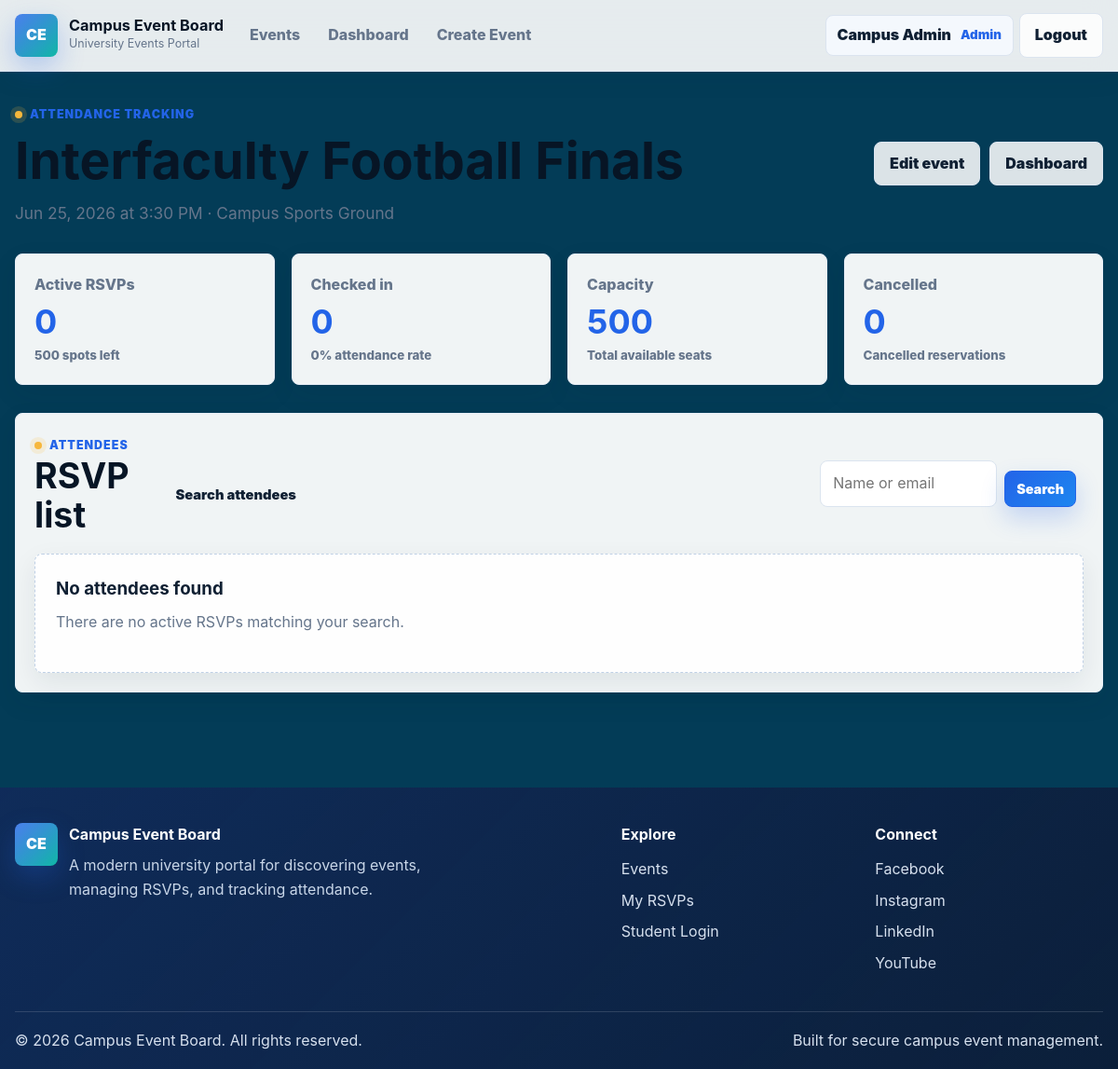
Screenshot of /admin/attendees.php?id=3 (signed in) with the database file from the repository.
### tables this page shows
CREATE TABLE events (
    id INT UNSIGNED AUTO_INCREMENT PRIMARY KEY,
    title VARCHAR(180) NOT NULL,
    description TEXT NOT NULL,
    category VARCHAR(80) NOT NULL,
    location VARCHAR(160) NOT NULL,
    event_date DATE NOT NULL,
    event_time TIME NOT NULL,
    capacity INT UNSIGNED NOT NULL,
    image VARCHAR(255) DEFAULT NULL,
    is_featured TINYINT(1) NOT NULL DEFAULT 0,
    created_by INT UNSIGNED DEFAULT NULL,
    created_at TIMESTAMP NOT NULL DEFAULT CURRENT_TIMESTAMP,
    updated_at TIMESTAMP NULL DEFAULT NULL ON UPDATE CURRENT_TIMESTAMP,
    CONSTRAINT fk_events_created_by
        FOREIGN KEY (created_by)
        REFERENCES users(id)
        ON DELETE SET NULL
);

### admin/attendees.php (the view, shortened to what this page needs)
<?php
require_once __DIR__ . '/../config/db.php';
$eventId = filter_input(INPUT_GET, 'id', FILTER_VALIDATE_INT);
$eventStatement = $pdo->prepare(
    'SELECT id, title, category, location, event_date, event_time, capacity
     FROM events
     WHERE id = :event_id
     LIMIT 1'
);
$eventStatement->execute([
    ':event_id' => $eventId,
]);
$event = $eventStatement->fetch();
$search = trim($_GET['search'] ?? '');
$whereClauses = [
    'r.event_id = :event_id',
    'r.status = "going"',
];
$queryParams = [
    ':event_id' => $eventId,
];
$attendeeSql = sprintf(
    'SELECT
        r.id AS rsvp_id,
        r.created_at AS rsvp_created_at,
        u.full_name,
        u.email,
        a.id AS attendance_id,
        a.checked_in_at,
        admin.full_name AS checked_in_by_name
     FROM rsvps r
     INNER JOIN users u ON u.id = r.user_id
     LEFT JOIN attendance a ON a.rsvp_id = r.id
     LEFT JOIN users admin ON admin.id = a.checked_in_by
     WHERE %s
     ORDER BY a.checked_in_at DESC, u.full_name ASC',
    implode(' AND ', $whereClauses)
);
$attendeeStatement = $pdo->prepare($attendeeSql);
$attendeeStatement->execute($queryParams);
$attendees = $attendeeStatement->fetchAll();
$statsStatement = $pdo->prepare(
    'SELECT
        COUNT(DISTINCT CASE WHEN r.status = "going" THEN r.id END) AS total_rsvps,
        COUNT(DISTINCT CASE WHEN r.status = "cancelled" THEN r.id END) AS cancelled_rsvps,
        COUNT(DISTINCT a.id) AS total_attendance
     FROM rsvps r
     LEFT JOIN attendance a ON a.rsvp_id = r.id
     WHERE r.event_id = :event_id'
);
$statsStatement->execute([
    ':event_id' => $eventId,
]);
$stats = $statsStatement->fetch();
$totalRsvps = (int) $stats['total_rsvps'];
$totalAttendance = (int) $stats['total_attendance'];
$cancelledRsvps = (int) $stats['cancelled_rsvps'];
$capacity = (int) $event['capacity'];
$spotsLeft = max(0, $capacity - $totalRsvps);
$attendanceRate = $totalRsvps > 0 ? round(($totalAttendance / $totalRsvps) * 100) : 0;
require_once __DIR__ . '/../includes/header.php';
?>
<section class="page-heading">
    <div>
        <span class="eyebrow">Attendance tracking</span>
        <h1><?php echo htmlspecialchars($event['title'], ENT_QUOTES, 'UTF-8'); ?></h1>
        <p>
            <?php echo htmlspecialchars(date('M j, Y', strtotime($event['event_date'])), ENT_QUOTES, 'UTF-8'); ?>
            at
            <?php echo htmlspecialchars(date('g:i A', strtotime($event['event_time'])), ENT_QUOTES, 'UTF-8'); ?>
            ·
            <?php echo htmlspecialchars($event['location'], ENT_QUOTES, 'UTF-8'); ?>
        </p>
    </div>
    <div class="heading-actions">
        <a class="btn btn-outline" href="edit_event.php?id=<?php echo htmlspecialchars((string) $event['id'], ENT_QUOTES, 'UTF-8'); ?>">Edit event</a>
        <a class="btn btn-outline" href="dashboard.php">Dashboard</a>
    </div>
</section>
<section class="dashboard-grid" aria-label="RSVP statistics">
    <article class="dashboard-card">
        <span>Active RSVPs</span>
        <strong><?php echo htmlspecialchars((string) $totalRsvps, ENT_QUOTES, 'UTF-8'); ?></strong>
        <small><?php echo htmlspecialchars((string) $spotsLeft, ENT_QUOTES, 'UTF-8'); ?> spots left</small>
    </article>
    <article class="dashboard-card">
        <span>Checked in</span>
        <strong><?php echo htmlspecialchars((string) $totalAttendance, ENT_QUOTES, 'UTF-8'); ?></strong>
        <small><?php echo htmlspecialchars((string) $attendanceRate, ENT_QUOTES, 'UTF-8'); ?>% attendance rate</small>
    </article>
    <article class="dashboard-card">
        <span>Capacity</span>
        <strong><?php echo htmlspecialchars((string) $capacity, ENT_QUOTES, 'UTF-8'); ?></strong>
        <small>Total available seats</small>
    </article>
    <article class="dashboard-card">
        <span>Cancelled</span>
        <strong><?php echo htmlspecialchars((string) $cancelledRsvps, ENT_QUOTES, 'UTF-8'); ?></strong>
        <small>Cancelled reservations</small>
    </article>
</section>
<section class="admin-panel">
    <div class="panel-heading">
        <div>
            <span class="eyebrow">Attendees</span>
            <h2>RSVP list</h2>
        </div>
        <form class="compact-search" action="attendees.php" method="GET" role="search">
            <label for="search">Search attendees</label>
            <input
                type="search"
                id="search"
                name="search"
                value="<?php echo htmlspecialchars($search, ENT_QUOTES, 'UTF-8'); ?>"
                placeholder="Name or email"
            >
            <button class="btn btn-primary btn-small" type="submit">Search</button>
        </form>
    </div>
    <?php if (empty($attendees)): ?>
        <div class="empty-state compact-empty">
            <h3>No attendees found</h3>
            <p>There are no active RSVPs matching your search.</p>
        </div>
    <?php endif; ?>
</section>
<?php require_once __DIR__ . '/../includes/footer.php'; ?>

### rows the page displays
events: title "Interfaculty Football Finals", event_date "Jun 25, 2026", event_time "3:30 PM", location "Campus Sports Ground", capacity "500"

### other values shown
$_SESSION['user_name'] "Campus Admin"
$_SESSION['user_role'] "Admin"
$totalRsvps "0"
$totalAttendance "0"
$attendanceRate "0"
$cancelledRsvps "0"
